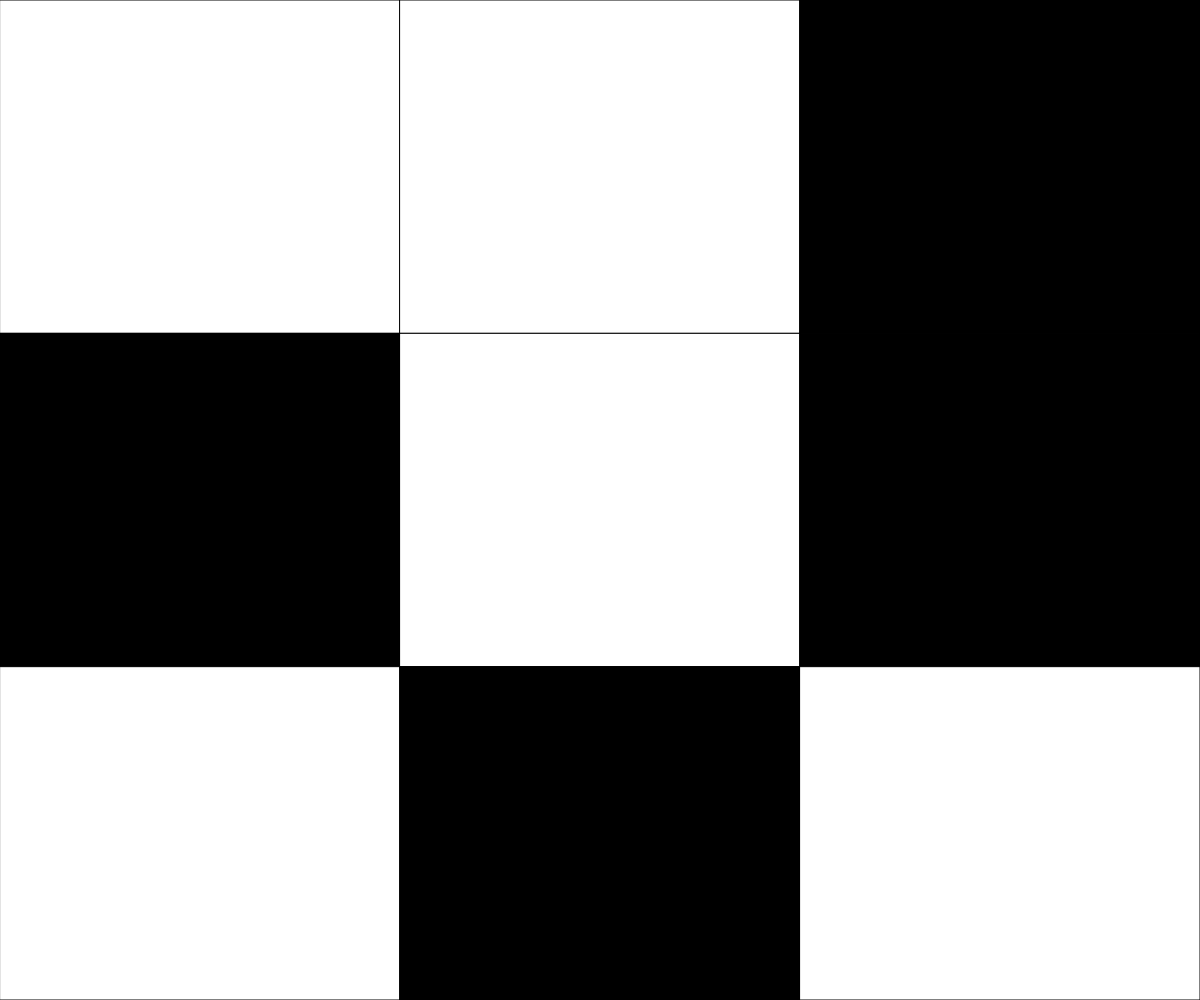
Frame 1 (no input)
Frame 60 (no input): identical to frame 1, image omitted
Frame 120 (the mouse pressed at the canvas centre since frame 60): identical to frame 1, image omitted

The p5.js sketch that drew this single still picture (run headless with seeded random() and noise() and a simulated clock; from frame 60 on, the mouse is pressed at the canvas centre):

// p5.js sketch
// ── sketch.js
///Basic Grid Demo
// Nini
// 10/25/2022

let grid = [[0, 0, 1],
            [1, 0, 1],
            [0, 1, 0]];

function setup() {
  createCanvas(windowWidth, windowHeight);
}

function draw() {
  background(220);
  displayGrid(grid);
}

function displayGrid(grid) {
  let cellWidth = width/grid[0].length;
  let cellHeight = height/grid.length;
  for (let y = 0; y < grid.length; y++) {
    for ( let x = 0; x < grid[y].length; x++) {
      if (grid[y][x] === 0) {
        fill("white");
      }
      else if (grid[y][x] === 1) {
        fill("black");
      }
      rect(x*cellWidth, y*cellHeight, cellWidth, cellHeight);
    }
  }
}
